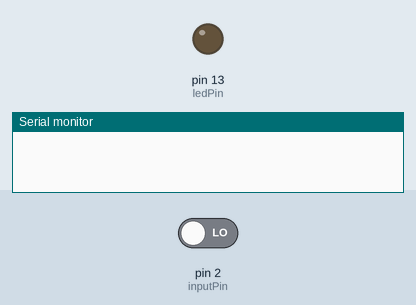
This sketch was run on a simulated Arduino Uno, built with avr-gcc and run on an emulated ATmega328P. On the bench: output pins drawn as LEDs (lit = HIGH), the last lines printed to the serial monitor. The inputs (shaded band) are chosen by the test bench; at power-on: pin 2 (inputPin) LOW.

Above: at 1.4 s.
1.5 s: pin 2 (inputPin) driven HIGH
At 2.7 s:
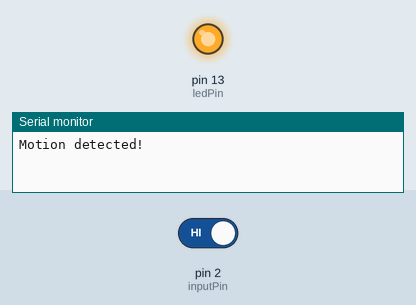
3.0 s: pin 2 (inputPin) driven LOW
At 3.9 s:
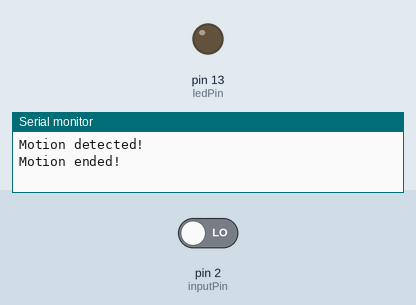
Timing chart, 0 to 6.0 s (numbered marks = the images above; inputs shaded):
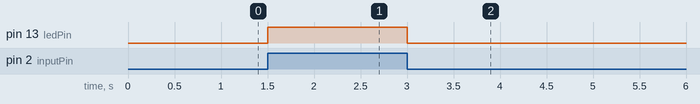

The sketch:

sketch_mar03b.ino
```cpp
int ledPin = 13;                // choose the pin for the LED
int inputPin = 2;               // choose the input pin (for PIR sensor)
int pirState = 1;             // we start, assuming no motion detected
int val = 0;                    // variable for reading the pin status

void setup() {
  pinMode(ledPin, OUTPUT);      // declare LED as output
  pinMode(inputPin, INPUT);     // declare sensor as input
  Serial.begin(115200);
}

void loop(){
  val = digitalRead(inputPin);  // read input value
  if (val == HIGH) {            // check if the input is HIGH
    digitalWrite(ledPin, HIGH);  // turn LED ON
    delay(150);


    if (pirState == 1) {
      // we have just turned on
      Serial.println("Motion detected!");
      // We only want to print on the output change, not state
      pirState = 2;
    }
  } else {
      digitalWrite(ledPin, LOW); // turn LED OFF
      delay(300);
      if (pirState == 2){
      // we have just turned off
      Serial.println("Motion ended!");
      // We only want to print on the output change, not state
      pirState = 1;
    }
  }
}
```

Measured:
- after the input at 1.5 s, pin 13 (ledPin): LOW → HIGH at once
- after the input at 3.0 s, pin 13 (ledPin): HIGH → LOW at once
